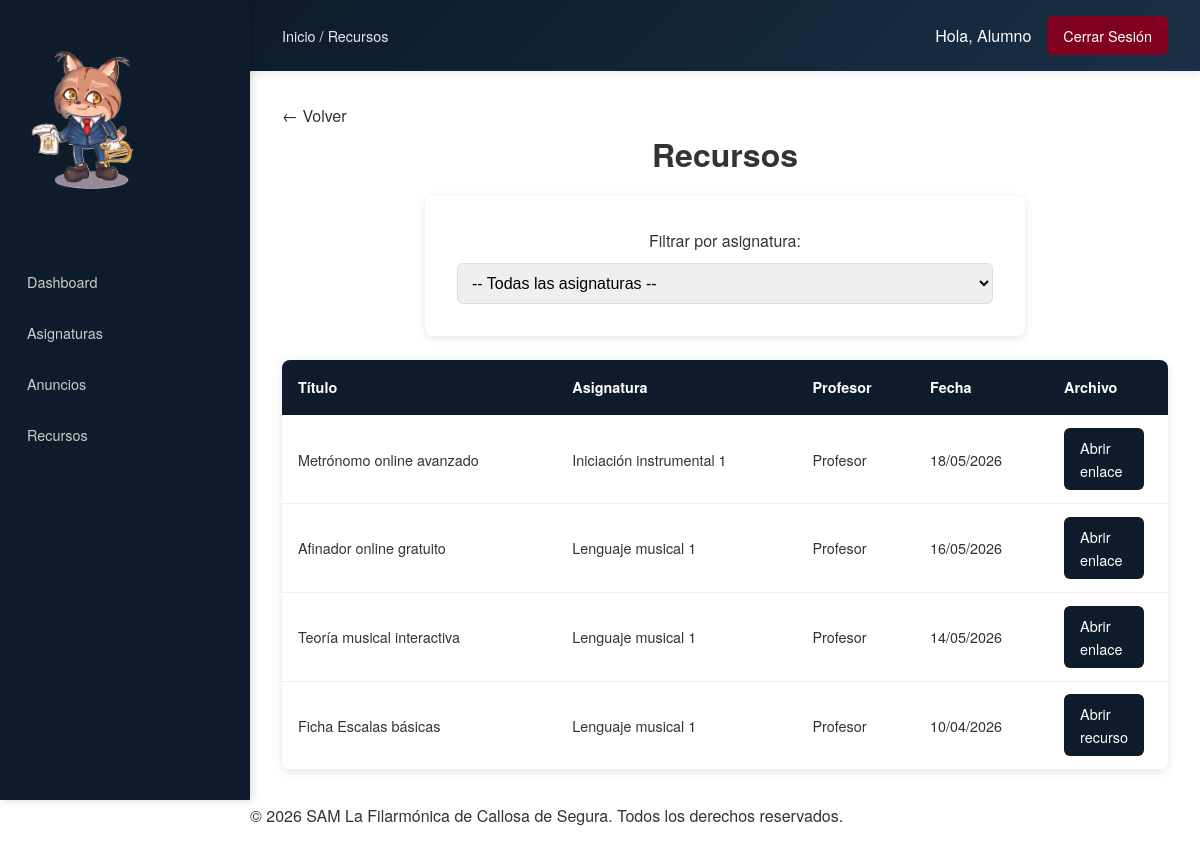
/alumno/recursos.php (signed in), run on the app's committed database.
### tables this page shows
CREATE TABLE `recursos` (
  `id_recurso` int(11) NOT NULL,
  `id_asignatura` int(11) NOT NULL,
  `titulo` varchar(150) NOT NULL,
  `fecha_subida` date DEFAULT NULL,
  `publicado_por` int(11) DEFAULT NULL,
  `archivo` varchar(255) NOT NULL
);

CREATE TABLE `asignaturas` (
  `id_asignatura` int(11) NOT NULL,
  `nombre` varchar(100) NOT NULL,
  `id_curso` int(11) DEFAULT NULL,
  `id_profesor` int(11) DEFAULT NULL
);

CREATE TABLE `usuarios` (
  `id_usuario` int(11) NOT NULL,
  `nombre` varchar(100) NOT NULL,
  `apellidos` varchar(150) NOT NULL,
  `email` varchar(150) NOT NULL,
  `password` varchar(255) NOT NULL,
  `telefono` varchar(20) DEFAULT NULL,
  `dni` varchar(20) DEFAULT NULL,
  `fecha_nacimiento` date DEFAULT NULL,
  `direccion` text DEFAULT NULL,
  `rol` enum('admin','profesor','alumno') NOT NULL,
  `fecha_registro` date DEFAULT NULL,
  `activo` tinyint(1) DEFAULT 1
);

### alumno/recursos.php (the view, shortened to what this page needs)
<?php
require_once "../includes/funciones.php";
$id_alumno = $_SESSION['id_usuario'];
$conexion = conectar();
$filtro_asignatura = "";
$recursos = $conexion->query("SELECT r.*, asi.nombre AS asignatura_nombre, u.nombre AS profesor_nombre
                                FROM recursos r
                                JOIN asignaturas asi ON r.id_asignatura = asi.id_asignatura
                                JOIN matriculas m ON asi.id_curso = m.id_curso
                                JOIN usuarios u ON r.publicado_por = u.id_usuario
                                WHERE m.id_alumno = $id_alumno AND m.estado = 'activa' $filtro_asignatura
                                ORDER BY r.fecha_subida DESC");
include "../plantillas/header_privado.php";
include "../plantillas/navbar_privado.php";
?>
<main class="main">
    <h1>Recursos</h1>
    <form method="GET" style="margin-bottom: 20px; display: flex; align-items: center; gap: 10px;">
        <label for="filtro-asignatura">Filtrar por asignatura:</label>
        <select name="id_asignatura" id="filtro-asignatura" onchange="this.form.submit()">
            <option value="">-- Todas las asignaturas --</option>
        </select>
    </form>
    <?php if ($recursos && $recursos->num_rows > 0) { ?>
        <table>
            <thead>
                <tr>
                    <th>Título</th>
                    <th>Asignatura</th>
                    <th>Profesor</th>
                    <th>Fecha</th>
                    <th>Archivo</th>
                </tr>
            </thead>
            <tbody>
                <?php while ($recurso = $recursos->fetch_assoc()) { ?>
                    <tr>
                        <td><?= htmlspecialchars($recurso['titulo']) ?></td>
                        <td><?= htmlspecialchars($recurso['asignatura_nombre']) ?></td>
                        <td><?= htmlspecialchars($recurso['profesor_nombre']) ?></td>
                        <td><?= date("d/m/Y", strtotime($recurso['fecha_subida'])) ?></td>
                        <td>
                            <?php
                            $archivo = $recurso['archivo'];
                            if (filter_var($archivo, FILTER_VALIDATE_URL)) {
                            ?>
                                <a href="<?= $archivo ?>" target="_blank" class="btn-editar">
                                    Abrir enlace
                                </a>
                            <?php } else { ?>
                                <a href="../subidas/recursos/<?= urlencode($archivo) ?>" target="_blank" class="btn-editar">
                                    Abrir recurso
                                </a>
                            <?php } ?>
                        </td>
                    </tr>
                <?php } ?>
            </tbody>
        </table>
    <?php } else { ?>
        <p>No hay recursos disponibles.</p>
    <?php } ?>
</main>
<?php
include "../plantillas/footer_privado.php";
?>

### estaticos/css/styles.css (style rules this page uses)
* { box-sizing: border-box; margin: 0; padding: 0; }
html, body { height: 100%; margin: 0; }
body { font-family: 'Helvetica Neue', Arial, sans-serif; line-height: 1.6; color: #333333; display: flex; flex-direction: column; min-height: 100vh; min-width: 320px; }
main { flex: 1; }
a { text-decoration: none; color: inherit; }
h1, h2, h3 { margin-bottom: 1rem; text-align: center; }

### estaticos/css/privado.css (style rules this page uses)
* { box-sizing: border-box; }
html, body { min-width: 320px; }
body { margin: 0; padding: 0; }
.main { padding: 1rem; width: 100%; max-width: 1400px; min-width: 300px; margin: 0 auto; }
table { width: 100%; display: block; overflow-x: auto; -webkit-overflow-scrolling: touch; border-collapse: collapse; margin-top: 1.5rem; background: white; border-radius: 8px; box-shadow: 0 2px 8px rgba(0, 0, 0, 0.1); font-size: 0.85rem; }
table thead { background: #0D1B2A; color: white; }
table th { padding: 0.6rem 0.4rem; text-align: left; font-weight: 600; }
table td { padding: 0.75rem 0.4rem; border-bottom: 1px solid #eee; max-height: 200px; }
td:last-child, th:last-child { width:1%; }
.btn-crear, .btn-editar, .btn-eliminar, .btn-aprobar, .btn-rechazar { display: inline-block; padding: 6px 12px; border-radius: 6px; text-decoration: none; font-size: 0.8rem; transition: all 0.3s; border: none; cursor: pointer; }
.btn-editar { background: #0D1B2A; color: white; margin-right: 0.25rem; margin-bottom: 0.25rem; }
form { margin: 0 auto; display: flex; flex-direction: column; gap: 0.75rem; width: 100%; background: white; padding: 1.25rem; border-radius: 8px; box-shadow: 0 2px 8px rgba(0, 0, 0, 0.1); }
form input, form select, form textarea { padding: 8px; border: 1px solid #ddd; border-radius: 6px; font-size: 0.9rem; width: 100%; }
@media (min-width: 768px) { .main { padding: 1.5rem; } }
@media (min-width: 768px) { table { font-size: 0.9rem; } }
@media (min-width: 768px) { table th { padding: 1rem; } }
@media (min-width: 768px) { table td { padding: 0.8rem 1rem; } }
@media (min-width: 768px) { .btn-crear, .btn-editar, .btn-eliminar, .btn-aprobar, .btn-rechazar { padding: 8px 16px; font-size: 0.9rem; } }
@media (min-width: 768px) { .btn-editar { margin-right: 0.5rem; margin-bottom: 0; } }
@media (min-width: 768px) { form { width: 100%; max-width: 600px; margin: 0 auto; padding: 2rem; gap: 0.5rem; } }
@media (min-width: 768px) { form input, form select, form textarea { padding: 10px; font-size: 1rem; } }
@media (min-width: 1024px) { .main { padding: 2rem; max-width: 1200px; } }
@media (min-width: 1024px) { body { margin-left: 250px; } }

### data on the page
recursos: titulo "Metrónomo online avanzado", id_asignatura.nombre "Iniciación instrumental 1", publicado_por.nombre "Profesor", fecha_subida "18/05/2026"
recursos: titulo "Afinador online gratuito", id_asignatura.nombre "Lenguaje musical 1", publicado_por.nombre "Profesor", fecha_subida "16/05/2026"
recursos: titulo "Teoría musical interactiva", id_asignatura.nombre "Lenguaje musical 1", publicado_por.nombre "Profesor", fecha_subida "14/05/2026"
recursos: titulo "Ficha Escalas básicas", id_asignatura.nombre "Lenguaje musical 1", publicado_por.nombre "Profesor", fecha_subida "10/04/2026"

### other printed values
$breadcrumbs[$pagina_actual] "Recursos"
$nombre "Alumno"
